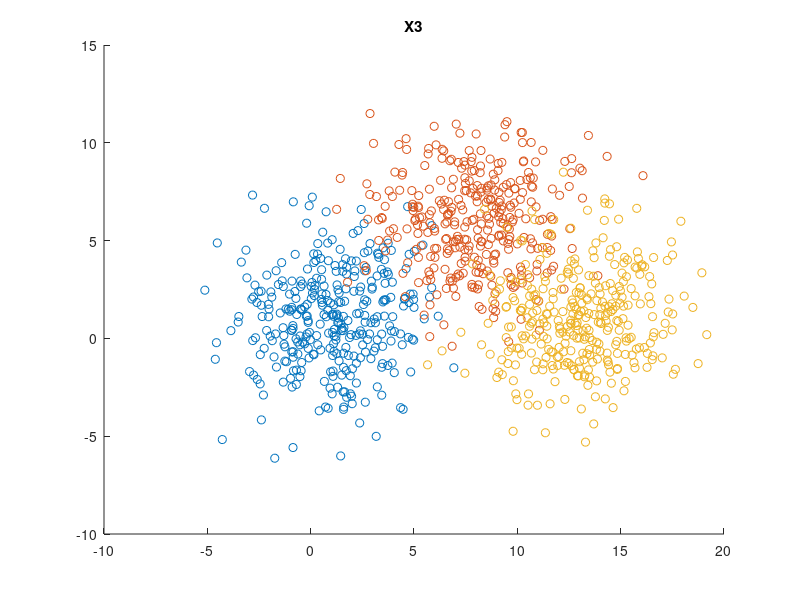
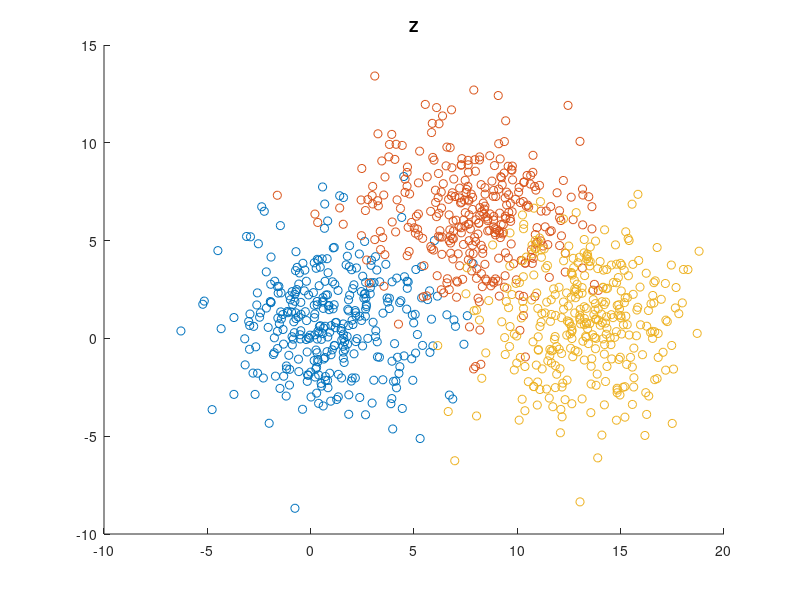

MATLAB code for these plots, in order: (Note: this script raises an error after producing the figures.)
% 111061702 ex1_6
%% Generate Data
randn('seed', 0);
m1 = [1 1]';
m2 = [8 6]';
m3 = [13 1]';
Sigma = 6*eye(2);
R1 = mvnrnd(m1, Sigma, 334);
R2 = mvnrnd(m2, Sigma, 333);
R3 = mvnrnd(m3, Sigma, 333);
X3 = [R1; R2; R3];
R1_z = mvnrnd(m1, Sigma, 334);
R2_z = mvnrnd(m2, Sigma, 333);
R3_z = mvnrnd(m3, Sigma, 333);
Z = [R1_z; R2_z; R3_z];

% Ground Truth
Gt = zeros(1000, 1);
Gt(1:334) = 1;
Gt(335:667) = 2;
Gt(668:1000) = 3;

% Plot Data
figure;
hold on;
scatter(R1(:, 1), R1(:, 2), 'r+');
scatter(R2(:, 1), R2(:, 2), 'g+');
scatter(R3(:, 1), R3(:, 2), 'b+');
title('X3');
hold off;

figure;
hold on;
scatter(R1_z(:, 1), R1_z(:, 2), 'r+');
scatter(R2_z(:, 1), R2_z(:, 2), 'g+');
scatter(R3_z(:, 1), R3_z(:, 2), 'b+');
title('Z');
hold off;


%% KNN
% Calculate Distance
distance = zeros(1000, 1000);
for i = 1:1000
    for j = 1:1000
        distance(i, j) = (abs(X3(i, 1) - Z(j, 1))^2 + abs(X3(i, 2) - Z(j, 2))^2) ^ 1/2;
    end
end

% k = 1
Pred_KNN = zeros(1000, 1);
[val, idx] = mink(distance, 1, 2);
for i = 1:1000
    Pred_z = zeros(1, 1);
    for j = 1:1
        Pred_z(j) = Gt(idx(i, j));
    end
    Pred_KNN(i) = mode(Pred_z, 2);
end

Err_KNN = error(Pred_KNN, Gt, 1000);
fprintf('X3: Error Rate of KNN(k=1) = %f\n', Err_KNN);
Plot_Conclusion(Pred_KNN, X3, 'KNN(k=1)');

% k = 11
Pred_KNN = zeros(1000, 1);
[val, idx] = mink(distance, 11, 2);
for i = 1:1000
    Pred_z = zeros(1, 11);
    for j = 1:11
        Pred_z(j) = Gt(idx(i, j));
    end
    Pred_KNN(i) = mode(Pred_z, 2);
end

Err_KNN = error(Pred_KNN, Gt, 1000);
fprintf('X3: Error Rate of KNN(k=11) = %f\n', Err_KNN);
Plot_Conclusion(Pred_KNN, X3, 'KNN(k=11)');


%% Function
function Err = error(pred, gt, N)
    count = 0;
    for i = 1:1000
        if gt(i) ~= pred(i)
            count = count + 1;
        end
    end
    Err = count / N;
end

function Plot_Conclusion(pred, X, T)
    figure;
    hold on;
    for i = 1:1000
        switch pred(i)
            case 1
                scatter(X(i, 1), X(i, 2), 'r+');
            case 2
                scatter(X(i, 1), X(i, 2), 'g+');
            case 3
                scatter(X(i, 1), X(i, 2), 'b+');
        end
    end
    title(T);
    hold off;
end

